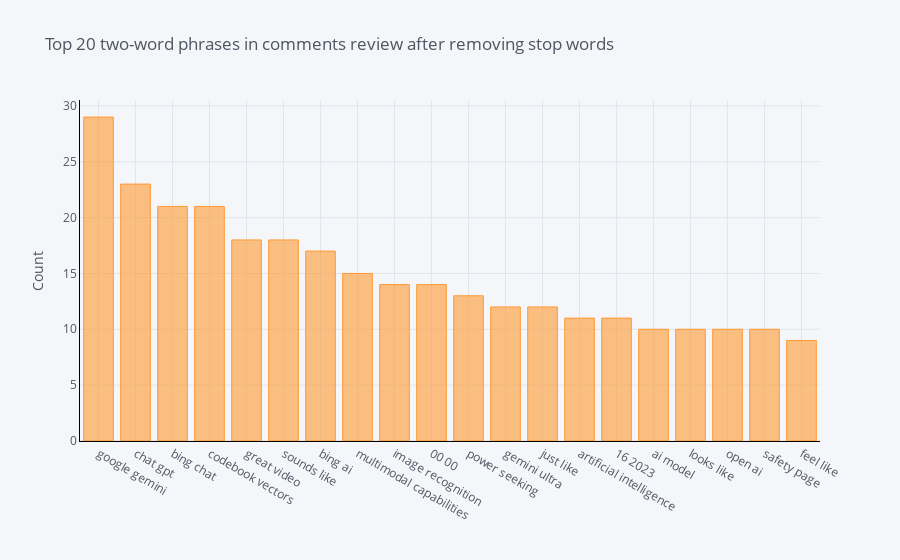
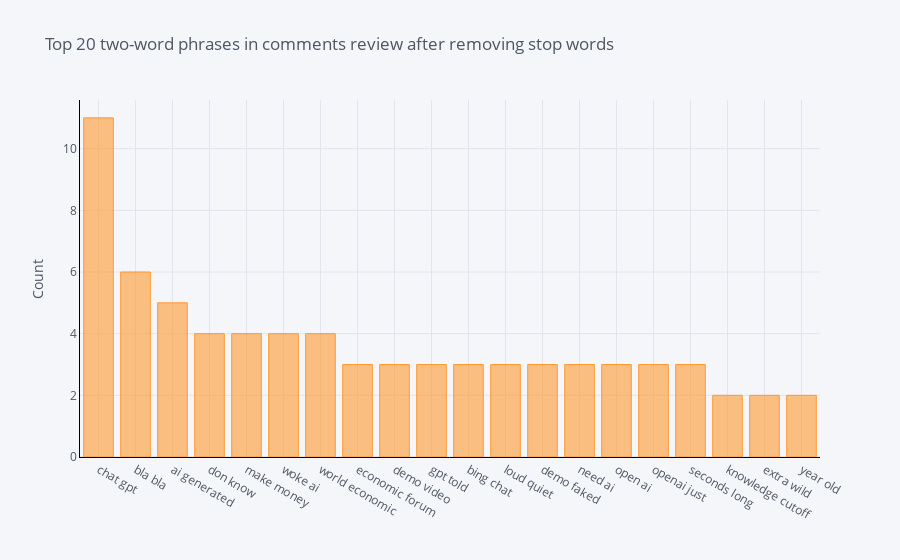

The notebook cell these images were saved under, in order:
### Code cell
# Bigram

def get_top_n_bigram(corpus, n=None):
        vec = CountVectorizer(ngram_range = (2,2), stop_words = list(stop_words)).fit(corpus)
        bag_of_words = vec.transform(corpus)
        sum_words = bag_of_words.sum(axis=0) 
        words_freq = [(word, sum_words[0, idx]) for word, idx in vec.vocabulary_.items()]
        words_freq =sorted(words_freq, key = lambda x: x[1], reverse=True)
        return words_freq[:n]

print('Bigrams. From top to bottom: positive, neutral and negative sentiments')    
print (' ')
for i in sent_dfs:
    
    common_words = get_top_n_bigram(i['text'], 20)
    for word, freq in common_words:
        print(word, freq)
    df2 = pd.DataFrame(common_words, columns = ['CommentsText' , 'count'])
    df2.groupby('CommentsText').sum()['count'].sort_values(ascending=False).iplot(kind='bar', yTitle='Count', linecolor='black', title='Top 20 two-word phrases in comments review after removing stop words')

### Figure 1 — Plotly figure (JSON) as saved in the notebook; plotly's stock layout.template omitted (floating-point values rounded to 4 significant figures)
{"data": [{"marker": {"color": "rgba(255, 153, 51, 0.6)", "line": {"color": "rgba(255, 153, 51, 1.0)", "width": 1}}, "name": "count", "orientation": "v", "text": "", "type": "bar", "x": ["google gemini", "chat gpt", "bing chat", "codebook vectors", "great video", "sounds like", "bing ai", "multimodal capabilities", "image recognition", "00 00", "power seeking", "gemini ultra", "just like", "artificial intelligence", "16 2023", "ai model", "looks like", "open ai", "safety page", "feel like"], "y": [29, 23, 21, 21, 18, 18, 17, 15, 14, 14, 13, 12, 12, 11, 11, 10, 10, 10, 10, 9]}], "layout": {"legend": {"bgcolor": "#F5F6F9", "font": {"color": "#4D5663"}}, "paper_bgcolor": "#F5F6F9", "plot_bgcolor": "#F5F6F9", "title": {"font": {"color": "#4D5663"}, "text": "Top 20 two-word phrases in comments review after removing stop words"}, "xaxis": {"gridcolor": "#E1E5ED", "linecolor": "black", "showgrid": true, "tickfont": {"color": "#4D5663"}, "title": {"font": {"color": "#4D5663"}, "text": ""}, "zerolinecolor": "#E1E5ED"}, "yaxis": {"gridcolor": "#E1E5ED", "linecolor": "black", "showgrid": true, "tickfont": {"color": "#4D5663"}, "title": {"font": {"color": "#4D5663"}, "text": "Count"}, "zerolinecolor": "#E1E5ED"}}}

### Figure 2 — Plotly figure (JSON) as saved in the notebook; plotly's stock layout.template omitted (floating-point values rounded to 4 significant figures)
{"data": [{"marker": {"color": "rgba(255, 153, 51, 0.6)", "line": {"color": "rgba(255, 153, 51, 1.0)", "width": 1}}, "name": "count", "orientation": "v", "text": "", "type": "bar", "x": ["chat gpt", "bla bla", "ai generated", "don know", "make money", "woke ai", "world economic", "economic forum", "demo video", "gpt told", "bing chat", "loud quiet", "demo faked", "need ai", "open ai", "openai just", "seconds long", "knowledge cutoff", "extra wild", "year old"], "y": [11, 6, 5, 4, 4, 4, 4, 3, 3, 3, 3, 3, 3, 3, 3, 3, 3, 2, 2, 2]}], "layout": {"legend": {"bgcolor": "#F5F6F9", "font": {"color": "#4D5663"}}, "paper_bgcolor": "#F5F6F9", "plot_bgcolor": "#F5F6F9", "title": {"font": {"color": "#4D5663"}, "text": "Top 20 two-word phrases in comments review after removing stop words"}, "xaxis": {"gridcolor": "#E1E5ED", "linecolor": "black", "showgrid": true, "tickfont": {"color": "#4D5663"}, "title": {"font": {"color": "#4D5663"}, "text": ""}, "zerolinecolor": "#E1E5ED"}, "yaxis": {"gridcolor": "#E1E5ED", "linecolor": "black", "showgrid": true, "tickfont": {"color": "#4D5663"}, "title": {"font": {"color": "#4D5663"}, "text": "Count"}, "zerolinecolor": "#E1E5ED"}}}
